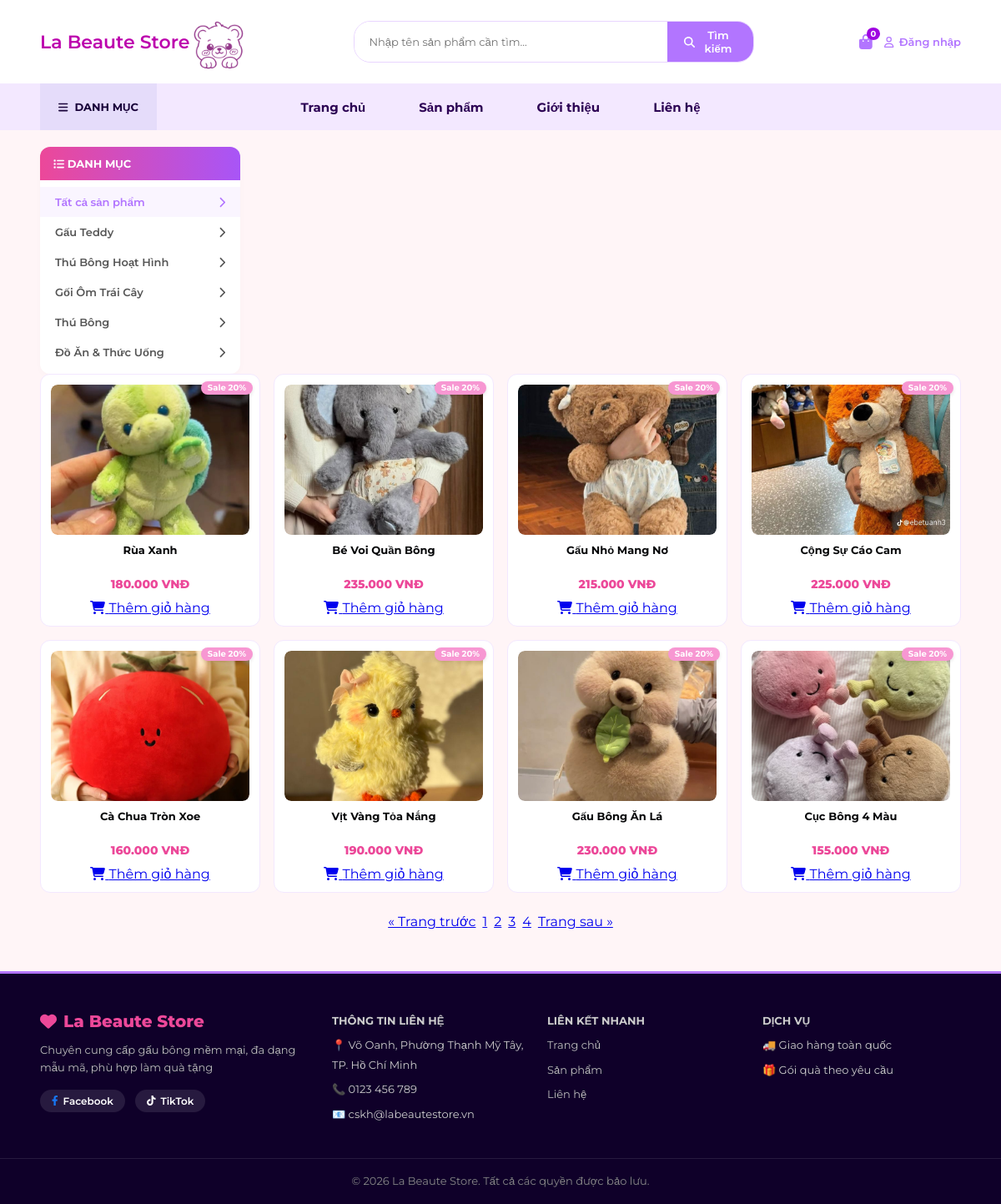
/products.php, run on the app's committed database.
### tables this page shows
CREATE TABLE IF NOT EXISTS categories (
    id INT AUTO_INCREMENT PRIMARY KEY,
    name VARCHAR(100) NOT NULL,
    status TINYINT DEFAULT 1
);

CREATE TABLE IF NOT EXISTS products (
    id INT AUTO_INCREMENT PRIMARY KEY,
    category_id INT NOT NULL,
    name VARCHAR(255) NOT NULL,
    price DECIMAL(10,2) NOT NULL,
    thumbnail VARCHAR(255) NOT NULL,
    description LONGTEXT NULL,
    created_at TIMESTAMP DEFAULT CURRENT_TIMESTAMP,
    FOREIGN KEY (category_id) REFERENCES categories(id) ON DELETE CASCADE
);

### models/Product.php (called while the page is built, shortened)
<?php
class Product {
    private $conn;
    private $table = "products";
    public function __construct($db_conn) {
        $this->conn = $db_conn;
    }
    public function getAll($keyword = '', $category_id = 0, $limit = 0, $offset = 0) {
        $sql = "SELECT p.*, c.name AS category_name
                FROM " . $this->table . " p
                LEFT JOIN categories c ON p.category_id = c.id
                WHERE 1=1";
        $sql .= " ORDER BY p.id DESC";
        if ($limit > 0) {
            $sql .= " LIMIT :limit OFFSET :offset";
        }
        $stmt = $this->conn->prepare($sql);
        if ($limit > 0) {
            $stmt->bindValue(':limit', (int)$limit, PDO::PARAM_INT);
            $stmt->bindValue(':offset', (int)$offset, PDO::PARAM_INT);
        }
        $stmt->execute();
        return $stmt->fetchAll(PDO::FETCH_ASSOC);
    }
    public function countAll($keyword = '', $category_id = 0) {
        $sql = "SELECT COUNT(*) as total FROM " . $this->table . " WHERE 1=1";
        $stmt = $this->conn->prepare($sql);
        $stmt->execute();
        $row = $stmt->fetch(PDO::FETCH_ASSOC);
        return $row ? (int)$row['total'] : 0;
    }
    public function getCategories() {
        $sql = "SELECT * FROM categories WHERE status = 1 ORDER BY id ASC";
        $stmt = $this->conn->prepare($sql);
        $stmt->execute();
        return $stmt->fetchAll(PDO::FETCH_ASSOC);
    }
}

### products.php (the view, shortened to what this page needs)
<?php
if (file_exists(__DIR__ . '/models/Product.php')) {
    require_once __DIR__ . '/models/Product.php';
} else {
    require_once __DIR__ . '/Product.php';
}
$database = new Database();
$conn = $database->getConnection();
$productModel = new Product($conn);
$limit = 8;
$page = isset($_GET['page']) ? max(1, intval($_GET['page'])) : 1;
$offset = ($page - 1) * $limit;
$category_id = isset($_GET['category']) ? intval($_GET['category']) : 0;
$search = isset($_GET['search']) ? trim($_GET['search']) : '';
$categories = method_exists($productModel, 'getCategories')
    ? $productModel->getCategories()
    : $conn->query("SELECT * FROM categories WHERE status = 1 ORDER BY id ASC")->fetchAll(PDO::FETCH_ASSOC);
$total_products = $productModel->countAll($search, $category_id);
$total_pages = ceil($total_products / $limit);
$products = $productModel->getAll($search, $category_id, $limit, $offset);
$pagination_query = "";
?>
<!DOCTYPE html>
<html lang="vi">
<head>
    <link rel="stylesheet" href="assets/css/style.css">
    <link rel="stylesheet" href="https://cdnjs.cloudflare.com/ajax/libs/font-awesome/6.4.0/css/all.min.css">
</head>
<body>
    <?php include("includes/header.php"); ?>
    <div class="container hero-section">
        <div class="sidebar">
            <div class="sidebar-title"><i class="fa-solid fa-list-ul"></i> DANH MỤC</div>
            <ul>
                <li>
                    <a href="products.php" class="<?php echo ($category_id == 0) ? 'active' : ''; ?>">
                        Tất cả sản phẩm <i class="fa-solid fa-chevron-right"></i>
                    </a>
                </li>
                <?php foreach ($categories as $cat_item): ?>
                <li>
                    <a href="products.php?category=<?php echo $cat_item['id']; ?>"
                        class="<?php echo ($category_id == $cat_item['id']) ? 'active' : ''; ?>">
                        <?php echo htmlspecialchars($cat_item['name']); ?> <i class="fa-solid fa-chevron-right"></i>
                    </a>
                </li>
                <?php endforeach; ?>
            </ul>
        </div>
        <div class="products-section" style="flex: 1; margin-top: 0;">
            <div class="product-grid">
                <?php if (!empty($products)): ?>
                <?php foreach ($products as $row):
                        $thumb = $row['thumbnail'] ?? ($row['image'] ?? '');
                        $isLoggedIn = isset($_SESSION['user']) || isset($_SESSION['user_id']);
                        $cartLink = $isLoggedIn
                            ? "cart.php?action=add&id=" . $row['id']
                            : "login.php?redirect=" . urlencode("cart.php?action=add&id=" . $row['id']);
                        $detailLink = "product-detail.php?id=" . $row['id'];
                    ?>
                <div class="product-card">
                    <a href="<?php echo $detailLink; ?>" class="product-click-overlay"
                        aria-label="<?php echo htmlspecialchars($row['name']); ?>"></a>
                    <span class="badge-sale">Sale 20%</span>
                    <div class="product-img-wrapper">
                        <img src="assets/uploads/products/<?php echo basename(htmlspecialchars($thumb)); ?>"
                            onerror="this.onerror=null; this.src='https://placehold.co/300x300?text=No+Image';"
                            alt="<?php echo htmlspecialchars($row['name']); ?>">
                    </div>
                    <div class="product-title">
                        <?php echo htmlspecialchars($row['name']); ?>
                    </div>
                    <div class="product-price">
                        <?php echo number_format($row['price'], 0, ',', '.'); ?> VNĐ
                    </div>
                    <div class="product-actions">
                        <a href="<?php echo $cartLink; ?>" class="btn-action btn-user-cart">
                            <i class="fa-solid fa-cart-shopping"></i> Thêm giỏ hàng
                        </a>
                    </div>
                </div>
                <?php endforeach; ?>
                <?php else: ?>
                <div style="grid-column: 1 / -1; text-align: center; padding: 40px; color: #888;">
                    Không tìm thấy sản phẩm nào!
                </div>
                <?php endif; ?>
            </div>
            <div class="pagination" style="margin-top: 25px; display: flex; justify-content: center; gap: 8px;">
                <a href="products.php?page=<?php echo max(1, $page - 1) . $pagination_query; ?>">&laquo; Trang trước</a>
                <?php for ($i = 1; $i <= max(1, $total_pages); $i++): ?>
                <a href="products.php?page=<?php echo $i . $pagination_query; ?>"
                    class="<?php echo ($i == $page) ? 'active' : ''; ?>">
                    <?php echo $i; ?>
                </a>
                <?php endfor; ?>
                <a href="products.php?page=<?php echo min($total_pages, $page + 1) . $pagination_query; ?>">Trang sau
                    &raquo;</a>
            </div>
        </div>
    </div>
    <?php include("includes/footer.php"); ?>
</body>
</html>

### assets/css/style.css (style rules this page uses)
:root { --primary-purple: #b275ff; --dark-purple: #0f0029; --light-purple: #f3e8ff; --bg-pink: #fff5f7; --gradient-btn: linear-gradient(135deg, #a855f7, #ec4899); --gradient-title: linear-gradient(90deg, #ec4899, #a855f7); --text-color: #0c0c0c; --border-color: #fce7f3; }
* { box-sizing: border-box; margin: 0; padding: 0; font-family: "Montserrat", sans-serif; }
body { background-color: var(--bg-pink); color: var(--text-color); }
.container { width: 92%; max-width: 1200px; margin: 0 auto; }
.hero-section { display: block; width: 92%; max-width: 1200px; margin: 20px auto 0; }
.sidebar { background: #ffffff; border-radius: 12px; width: 240px; flex-shrink: 0; overflow: hidden; box-shadow: 0 2px 10px rgba(0, 0, 0, 0.02); }
.sidebar-title { background: var(--gradient-title); color: #ffffff; padding: 12px 16px; font-size: 13px; font-weight: 700; text-transform: uppercase; }
.sidebar ul { list-style: none; padding: 8px 0; }
.sidebar ul li a { display: flex; align-items: center; justify-content: space-between; padding: 10px 18px; color: #555; text-decoration: none; font-weight: 600; font-size: 13px; transition: all 0.2s; }
.sidebar ul li a:hover, .sidebar ul li a.active { color: var(--primary-purple); background: #faf5ff; }
.product-grid { display: grid; grid-template-columns: repeat(4, 1fr); gap: 16px; }
.product-card { background: #ffffff; border: 1px solid #f3e8ff; border-radius: 12px; padding: 12px; text-align: center; position: relative; display: flex; flex-direction: column; justify-content: space-between; overflow: hidden; }
.product-img-wrapper { position: relative; width: 100%; height: 180px; margin-bottom: 10px; overflow: hidden; border-radius: 8px; }
.product-img-wrapper img, .product-card img { width: 100%; height: 180px; object-fit: cover; border-radius: 8px; display: block; }
.badge-sale, .badge-hot { position: absolute; top: 8px; right: 8px; background: #f797d2; color: #ffffff; font-size: 10px; font-weight: 700; padding: 3px 8px; border-radius: 10px; z-index: 10; line-height: 1; white-space: nowrap; box-shadow: 0 2px 4px rgba(0, 0, 0, 0.1); }
.product-title { font-size: 13px; font-weight: 700; color: #060709; text-decoration: none; margin-bottom: 8px; display: -webkit-box; -webkit-line-clamp: 2; line-clamp: 2; -webkit-box-orient: vertical; overflow: hidden; height: 32px; }
.product-price { color: #ec4899; font-size: 14px; font-weight: 800; margin-bottom: 10px; }
body { background-color: #fff5f7; font-family: "Montserrat", Arial, sans-serif; margin: 0; padding: 0; }

### products.php (style rules this page uses)
.product-card { position: relative; }
.product-click-overlay { position: absolute; inset: 0; bottom: 60px; z-index: 1; cursor: pointer; }
.product-actions { position: relative; z-index: 2; }

### data on the page
categories: name "Gấu Teddy"
categories: name "Thú Bông Hoạt Hình"
categories: name "Gối Ôm Trái Cây"
categories: name "Thú Bông"
categories: name "Đồ Ăn & Thức Uống"
products: thumbnail+name (picture), name "Rùa Xanh", price "180.000"
products: thumbnail+name (picture), name "Bé Voi Quần Bông", price "235.000"
products: thumbnail+name (picture), name "Gấu Nhỏ Mang Nơ", price "215.000"
products: thumbnail+name (picture), name "Cộng Sự Cáo Cam", price "225.000"
products: thumbnail+name (picture), name "Cà Chua Tròn Xoe", price "160.000"
products: thumbnail+name (picture), name "Vịt Vàng Tỏa Nắng", price "190.000"
products: thumbnail+name (picture), name "Gấu Bông Ăn Lá", price "230.000"
products: thumbnail+name (picture), name "Cục Bông 4 Màu", price "155.000"

### other printed values
$cart_count "0"
